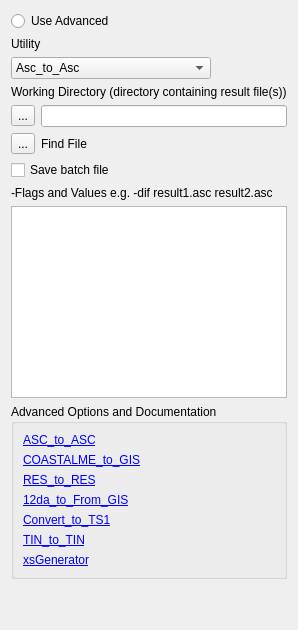
         <widget class="QWidget" name="tab_2">
          <attribute name="title">
           <string>Advanced</string>
          </attribute>
          <layout class="QGridLayout" name="gridLayout_3">
           <item row="0" column="0">
            <layout class="QVBoxLayout" name="verticalLayout">
             <item>
              <widget class="QRadioButton" name="rbAdvanced">
               <property name="text">
                <string>Use Advanced</string>
               </property>
              </widget>
             </item>
             <item>
              <widget class="QLabel" name="label_10">
               <property name="text">
                <string>Utility</string>
               </property>
              </widget>
             </item>
             <item>
              <layout class="QHBoxLayout" name="horizontalLayout_11">
               <item>
                <widget class="QComboBox" name="cboAdvancedUtility">
                 <property name="minimumSize">
                  <size>
                   <width>200</width>
                   <height>0</height>
                  </size>
                 </property>
                 <item>
                  <property name="text">
                   <string>Asc_to_Asc</string>
                  </property>
                 </item>
                 <item>
                  <property name="text">
                   <string>COASTALME_to_GIS</string>
                  </property>
                 </item>
                 <item>
                  <property name="text">
                   <string>Res_to_Res</string>
                  </property>
                 </item>
                 <item>
                  <property name="text">
                   <string>12da_to_from_GIS</string>
                  </property>
                 </item>
                 <item>
                  <property name="text">
                   <string>Convert_to_TS1</string>
                  </property>
                 </item>
                 <item>
                  <property name="text">
                   <string>Tin_to_Tin</string>
                  </property>
                 </item>
                 <item>
                  <property name="text">
                   <string>xsGenerator</string>
                  </property>
                 </item>
                </widget>
               </item>
               <item>
                <spacer name="horizontalSpacer_2">
                 <property name="orientation">
                  <enum>Qt::Horizontal</enum>
                 </property>
                 <property name="sizeHint" stdset="0">
                  <size>
                   <width>40</width>
                   <height>20</height>
                  </size>
                 </property>
                </spacer>
               </item>
              </layout>
             </item>
             <item>
              <widget class="QLabel" name="label_8">
               <property name="text">
                <string>Working Directory (directory containing result file(s))</string>
               </property>
              </widget>
             </item>
             <item>
              <layout class="QHBoxLayout" name="horizontalLayout_10">
               <item>
                <widget class="QToolButton" name="btnBrowseAdvWorkingDir">
                 <property name="text">
                  <string>...</string>
                 </property>
                </widget>
               </item>
               <item>
                <widget class="QLineEdit" name="leAdvWorkingDir"/>
               </item>
              </layout>
             </item>
             <item>
              <layout class="QHBoxLayout" name="horizontalLayout_9">
               <item>
                <widget class="QToolButton" name="btnFindFile">
                 <property name="text">
                  <string>...</string>
                 </property>
                </widget>
               </item>
               <item>
                <widget class="QLabel" name="label_39">
                 <property name="text">
                  <string>Find File</string>
                 </property>
                </widget>
               </item>
              </layout>
             </item>
             <item>
              <widget class="QCheckBox" name="cbSaveBatAdv">
               <property name="text">
                <string>Save batch file</string>
               </property>
              </widget>
             </item>
             <item>
              <widget class="QLabel" name="label_9">
               <property name="text">
                <string>-Flags and Values e.g. -dif result1.asc result2.asc</string>
               </property>
              </widget>
             </item>
             <item>
              <widget class="QPlainTextEdit" name="teCommands">
               <property name="maximumSize">
                <size>
                 <width>16777215</width>
                 <height>200</height>
                </size>
               </property>
               <property name="font">
                <font>
                 <family>Courier New</family>
                 <pointsize>11</pointsize>
                </font>
               </property>
               <property name="plainText">
                <string/>
               </property>
              </widget>
             </item>
             <item>
              <widget class="QGroupBox" name="groupBox_10">
               <property name="title">
                <string>Advanced Options and Documentation</string>
               </property>
               <layout class="QVBoxLayout" name="verticalLayout_16">
                <item>
                 <widget class="QLabel" name="label_32">
                  <property name="text">
                   <string>&lt;html&gt;&lt;head/&gt;&lt;body&gt;&lt;p&gt;&lt;a href=&quot;https://wiki.coastalme.com/index.php?title=ASC_to_ASC&quot;&gt;&lt;span style=&quot; text-decoration: underline; color:#0000ff;&quot;&gt;ASC_to_ASC&lt;/span&gt;&lt;/a&gt;&lt;/p&gt;&lt;/body&gt;&lt;/html&gt;</string>
                  </property>
                  <property name="openExternalLinks">
                   <bool>true</bool>
                  </property>
                 </widget>
                </item>
                <item>
                 <widget class="QLabel" name="label_33">
                  <property name="text">
                   <string>&lt;html&gt;&lt;head/&gt;&lt;body&gt;&lt;p&gt;&lt;a href=&quot;https://wiki.coastalme.com/index.php?title=COASTALME_to_GIS&quot;&gt;&lt;span style=&quot; text-decoration: underline; color:#0000ff;&quot;&gt;COASTALME_to_GIS&lt;/span&gt;&lt;/a&gt;&lt;/p&gt;&lt;/body&gt;&lt;/html&gt;</string>
                  </property>
                  <property name="openExternalLinks">
                   <bool>true</bool>
                  </property>
                 </widget>
                </item>
                <item>
                 <widget class="QLabel" name="label_34">
                  <property name="text">
                   <string>&lt;html&gt;&lt;head/&gt;&lt;body&gt;&lt;p&gt;&lt;a href=&quot;https://wiki.coastalme.com/index.php?title=RES_to_RES&quot;&gt;&lt;span style=&quot; text-decoration: underline; color:#0000ff;&quot;&gt;RES_to_RES&lt;/span&gt;&lt;/a&gt;&lt;/p&gt;&lt;/body&gt;&lt;/html&gt;</string>
                  </property>
                  <property name="openExternalLinks">
                   <bool>true</bool>
                  </property>
                 </widget>
                </item>
                <item>
                 <widget class="QLabel" name="label_35">
                  <property name="text">
                   <string>&lt;html&gt;&lt;head/&gt;&lt;body&gt;&lt;p&gt;&lt;a href=&quot;https://wiki.coastalme.com/index.php?title=12da_to_from_GIS&quot;&gt;&lt;span style=&quot; text-decoration: underline; color:#0000ff;&quot;&gt;12da_to_From_GIS&lt;/span&gt;&lt;/a&gt;&lt;/p&gt;&lt;/body&gt;&lt;/html&gt;</string>
                  </property>
                  <property name="openExternalLinks">
                   <bool>true</bool>
                  </property>
                 </widget>
                </item>
                <item>
                 <widget class="QLabel" name="label_36">
                  <property name="text">
                   <string>&lt;html&gt;&lt;head/&gt;&lt;body&gt;&lt;p&gt;&lt;a href=&quot;https://wiki.coastalme.com/index.php?title=Convert_to_TS1&quot;&gt;&lt;span style=&quot; text-decoration: underline; color:#0000ff;&quot;&gt;Convert_to_TS1&lt;/span&gt;&lt;/a&gt;&lt;/p&gt;&lt;/body&gt;&lt;/html&gt;</string>
                  </property>
                  <property name="openExternalLinks">
                   <bool>true</bool>
                  </property>
                 </widget>
                </item>
                <item>
                 <widget class="QLabel" name="label_37">
                  <property name="text">
                   <string>&lt;html&gt;&lt;head/&gt;&lt;body&gt;&lt;p&gt;&lt;a href=&quot;https://wiki.coastalme.com/index.php?title=TIN_to_TIN&quot;&gt;&lt;span style=&quot; text-decoration: underline; color:#0000ff;&quot;&gt;TIN_to_TIN&lt;/span&gt;&lt;/a&gt;&lt;/p&gt;&lt;/body&gt;&lt;/html&gt;</string>
                  </property>
                  <property name="openExternalLinks">
                   <bool>true</bool>
                  </property>
                 </widget>
                </item>
                <item>
                 <widget class="QLabel" name="label_38">
                  <property name="text">
                   <string>&lt;html&gt;&lt;head/&gt;&lt;body&gt;&lt;p&gt;&lt;a href=&quot;https://wiki.coastalme.com/index.php?title=XsGenerator&quot;&gt;&lt;span style=&quot; text-decoration: underline; color:#0000ff;&quot;&gt;xsGenerator&lt;/span&gt;&lt;/a&gt;&lt;/p&gt;&lt;/body&gt;&lt;/html&gt;</string>
                  </property>
                  <property name="openExternalLinks">
                   <bool>true</bool>
                  </property>
                 </widget>
                </item>
               </layout>
              </widget>
             </item>
             <item>
              <spacer name="verticalSpacer_9">
               <property name="orientation">
                <enum>Qt::Vertical</enum>
               </property>
               <property name="sizeHint" stdset="0">
                <size>
                 <width>20</width>
                 <height>40</height>
                </size>
               </property>
              </spacer>
             </item>
            </layout>
           </item>
          </layout>
         </widget>
